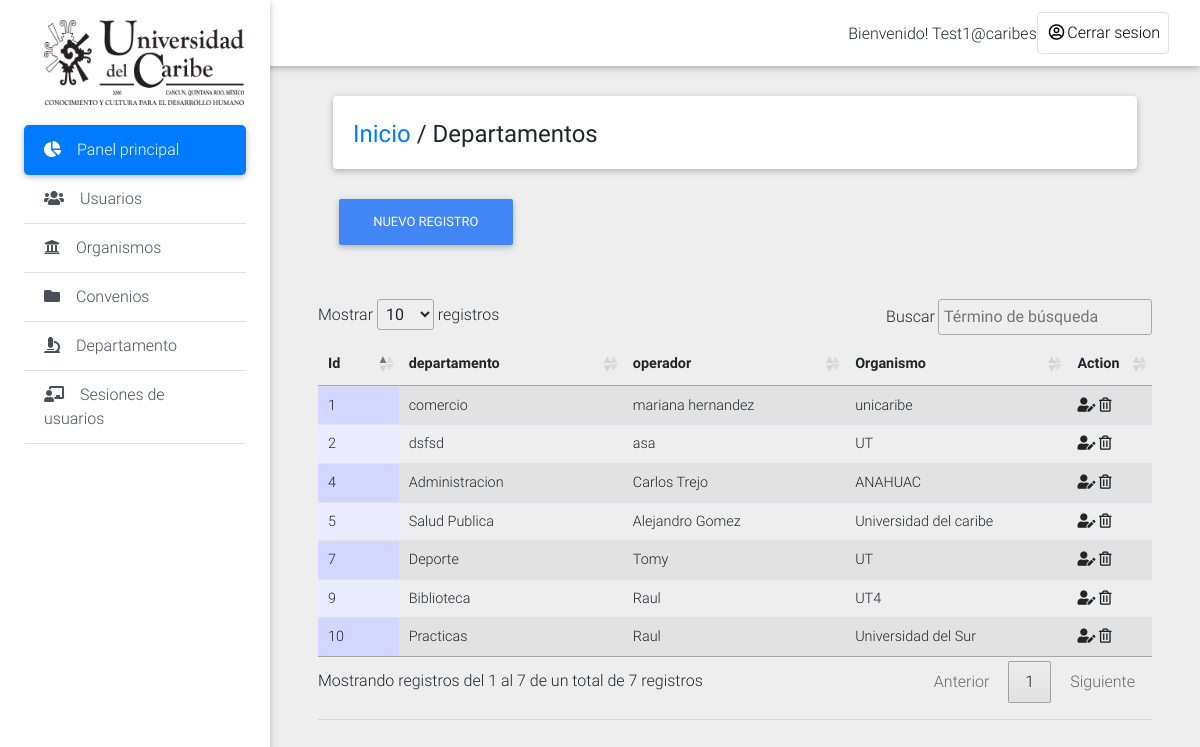
Page /Private_Dashboard/departamento.php (signed in) on the committed database.
### tables this page shows
CREATE TABLE `usuarios` (
  `id_usuario` int(11) NOT NULL,
  `nombre_usuario` text NOT NULL,
  `email` text NOT NULL,
  `admin_password` text NOT NULL,
  `tipo_usuario` varchar(50) NOT NULL
);

CREATE TABLE `departamento` (
  `id_dept` int(11) NOT NULL,
  `dept` varchar(64) NOT NULL,
  `operador` varchar(64) NOT NULL,
  `org` varchar(64) NOT NULL
);

### Private_Dashboard/departamento.php (the view, shortened to what this page needs)
<!DOCTYPE html>
<html lang="en">
<head>
  <link rel="stylesheet" href="https://use.fontawesome.com/releases/v5.8.1/css/all.css">
  <link href="css/bootstrap.min.css" rel="stylesheet">
  <link href="css/mdb.min.css" rel="stylesheet">
  <link href="css/style.min.css" rel="stylesheet">
    <link rel="stylesheet" type="text/css" href="medias/css/dataTable.css" />
</head>
<body class="grey lighten-3">
  <header>
    <nav class="navbar fixed-top navbar-expand-lg navbar-light white scrolling-navbar">
      <div class="container-fluid">
        <div class="collapse navbar-collapse" id="navbarSupportedContent">
            <?php
             require_once("include/connection.php");
               $id = mysqli_real_escape_string($conn,$_SESSION['email']);
               $r = mysqli_query($conn,"SELECT * FROM usuarios where id_usuario = '$id'") or die (mysqli_error($con));
               $row = mysqli_fetch_array($r);
               $id=$row['email'];
            ?>
          <ul class="navbar-nav nav-flex-icons">
                <li style="margin-top: 10px;">Bienvenido!</font> <?php echo ucwords(htmlentities($id)); ?></li>
            <li class="nav-item">
            <a href="logout.php" class="nav-link border border-light rounded waves-effect"onclick="return confirm('¿Estás seguro de que deseas cerrar sesion?');">
               <i class="far fa-user-circle"></i>Cerrar sesion
              </a>
            </li>
          </ul>
        </div>
      </div>
    </nav>
        <div class="sidebar-fixed position-fixed">
      <a class="img-fluid"><img src="img/logo_ucaribe.png" width="200px" height="85px" div style="margin: 20px;"  alt="Responsive image">
    </a>
      <div class="list-group list-group-flush">
        <a href="dashboard.php" class="list-group-item active waves-effect">
          <i class="fas fa-chart-pie mr-3"></i>Panel principal
        </a>
         <a href="usuarios.php" class="list-group-item list-group-item-action waves-effect">
          <i class="fas fa-users mr-3"></i>Usuarios</a>
         <a href="organismos.php" class="list-group-item list-group-item-action waves-effect">
         <i class="fas fa-solid fa-university mr-3"></i>Organismos</a>
        <a href="convenio.php" class="list-group-item list-group-item-action waves-effect">
          <i class="fas fa-folder mr-3"></i>Convenios</a>
        <a href="departamento.php" class="list-group-item list-group-item-action waves-effect">
          <i class="fas fa-microscope mr-3"></i>Departamento</a>
              <a href="user_log.php" class="list-group-item list-group-item-action waves-effect">
          <i class="fas fa-chalkboard-teacher mr-3"></i>Sesiones de usuarios</a>
      </div>
  </header>
  <main class="pt-5 mx-lg-5">
    <div class="container-fluid mt-5">
      <div class="card mb-4 wow fadeIn">
        <div class="card-body d-sm-flex justify-content-between">
          <h4 class="mb-2 mb-sm-0 pt-1">
            <a href="dashboard.php">Inicio</a>
            <span>/</span>
            <span>Departamentos</span>
          </h4>
        </div>
      </div>
      <button type="button" class="btn btn-primary" data-toggle="modal" data-target="#Modaldep">
        Nuevo registro
      </button>
      </div>
<div class="">
<table id="dtable" class = "table table-striped">
<thead>
    <th>Id</th>
    <th>departamento</th>
    <th>operador</th>
    <th>Organismo
     <th>Action</th>
</thead><br /><br />
<tbody>
<?php
require_once("include/connection.php");
$query="SELECT * FROM departamento";
$result=mysqli_query($conn,$query);
while($rs=mysqli_fetch_array($result)){
  $id_dept=$rs['id_dept'];
  $dept=$rs['dept'];
  $operador=$rs['operador'];
  $org=$rs['org'];
?>
<tr>
  <td width="5%"><?php echo $id_dept; ?></td>
  <td width="15%"><?php echo $dept; ?></td>
  <td width="15%"><?php echo $operador; ?></td>
  <td width="15%"><?php echo $org; ?></td>
  <td width="1%">
  <a href="#" class="edit-dept" data-toggle="modal" data-target="#update_dep" data-dep-id="<?php echo $id_dept; ?>">
  <i class="fas fa-user-edit"></i></a>
    <a href="delete_dept.php?id=<?php echo htmlentities($rs['id_dept']); ?>"onclick="return confirm('¿Estás seguro de que deseas eliminar este elemento?')">
      <i class='far fa-trash-alt'></i>
    </a>
  </td>
</tr>
<?php
}
?>
</tbody>
</table>
    <hr></div>
<link rel="stylesheet" type="text/css" href="https://cdn.datatables.net/1.10.9/css/jquery.dataTables.min.css"/>
<link rel="stylesheet" type="text/css" href="https://cdn.datatables.net/responsive/1.0.3/css/dataTables.responsive.css">
</body>
</html>

### Private_Dashboard/medias/css/dataTable.css (style rules this page uses)
.sorting_asc { background: url('../images/sort_asc.png') no-repeat center right; }
.sorting { background: url('../images/sort_both.png') no-repeat center right; }
tr.odd { background-color: #E2E4FF; }
tr.even { background-color: white; }
tr.odd td.sorting_1 { background-color: #D3D6FF; }
tr.even td.sorting_1 { background-color: #EAEBFF; }

### rows in the picture
usuarios: email "Test1@caribes"
departamento: id_dept "1", dept "comercio", operador "mariana hernandez", org "unicaribe"
departamento: id_dept "2", dept "dsfsd", operador "asa", org "UT"
departamento: id_dept "4", dept "Administracion", operador "Carlos Trejo", org "ANAHUAC"
departamento: id_dept "5", dept "Salud Publica", operador "Alejandro Gomez", org "Universidad del caribe"
departamento: id_dept "7", dept "Deporte", operador "Tomy", org "UT"
departamento: id_dept "9", dept "Biblioteca", operador "Raul", org "UT4"
departamento: id_dept "10", dept "Practicas", operador "Raul", org "Universidad del Sur"
